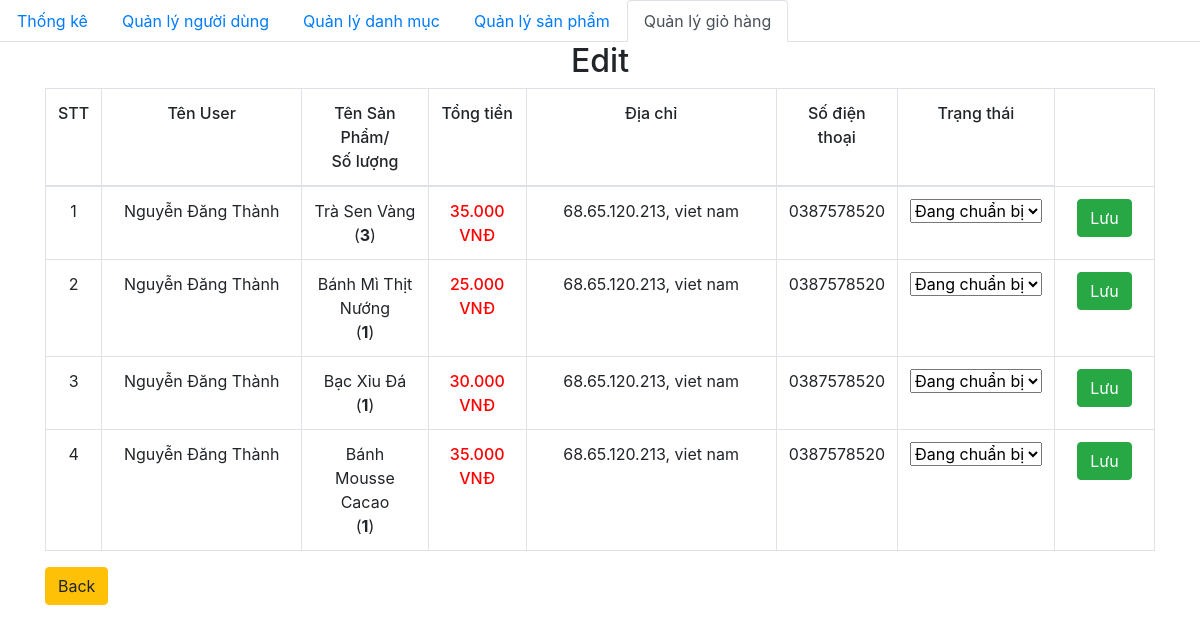
The app's page /admin/edit.php?order_id=143, older data.
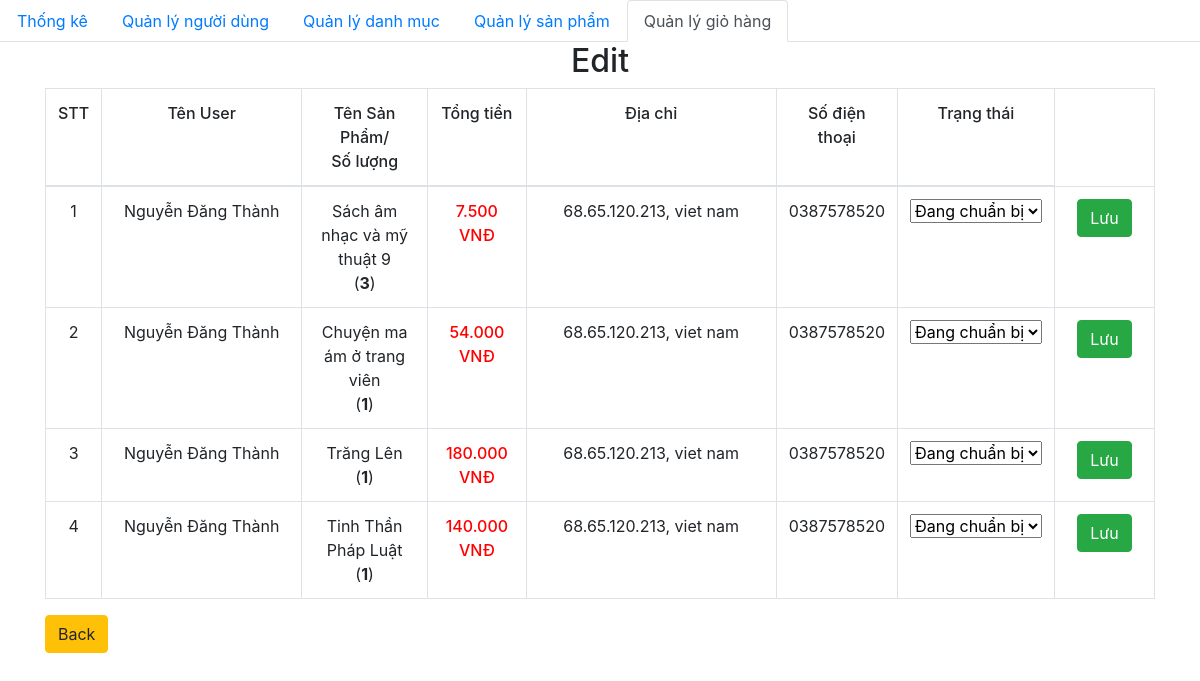
The same page, newer data.
### tables this page shows
CREATE TABLE `order_details` (
  `id` int(11) NOT NULL,
  `order_id` int(11) NOT NULL,
  `product_id` int(11) NOT NULL,
  `id_user` int(11) NOT NULL,
  `num` int(11) NOT NULL,
  `price` float NOT NULL,
  `status` varchar(255) NOT NULL
);

CREATE TABLE `product` (
  `id` int(11) NOT NULL,
  `title` varchar(200) NOT NULL,
  `price` float NOT NULL,
  `number` float NOT NULL,
  `thumbnail` varchar(500) NOT NULL,
  `content` longtext NOT NULL,
  `id_category` int(11) NOT NULL,
  `created_at` datetime DEFAULT NULL,
  `updated_at` datetime DEFAULT NULL
);

CREATE TABLE `orders` (
  `id` int(11) NOT NULL,
  `fullname` varchar(100) NOT NULL,
  `phone_number` varchar(20) NOT NULL,
  `email` varchar(150) NOT NULL,
  `address` varchar(200) NOT NULL,
  `note` varchar(255) DEFAULT NULL,
  `order_date` datetime DEFAULT NULL
);

### admin/database/dbhelper.php (called while the page is built, shortened)
<?php
function executeResult($sql)
{
	$con = mysqli_connect(HOST, USERNAME, PASSWORD, DATABASE);
	$result = mysqli_query($con, $sql);
	$data   = [];
	while ($row = mysqli_fetch_array($result, 1)) {
		$data[] = $row;
	}
	return $data;
}

### admin/edit.php (the view, shortened to what this page needs)
<?php
require_once('database/dbhelper.php');
?>
<!DOCTYPE html>
<html>
<head>
    <link rel="stylesheet" href="https://maxcdn.bootstrapcdn.com/bootstrap/4.4.1/css/bootstrap.min.css">
    <link href="https://cdn.jsdelivr.net/npm/summernote@0.8.18/dist/summernote.min.css" rel="stylesheet">
</head>
<body>
    <ul class="nav nav-tabs">
        <li class="nav-item">
            <a class="nav-link" href="category/index.php">Thống kê</a>
        </li>
        <li class="nav-item">
            <a class="nav-link" href="user/">Quản lý người dùng</a>
        </li>
        <li class="nav-item">
            <a class="nav-link" href="category/index.php">Quản lý danh mục</a>
        </li>
        <li class="nav-item">
            <a class="nav-link" href="product/">Quản lý sản phẩm</a>
        </li>
        <li class="nav-item ">
            <a class="nav-link active" href="dashboard.php">Quản lý giỏ hàng</a>
        </li>
    </ul>
    <div class="container">
        <div class="panel panel-primary">
            <div class="panel-heading">
                <h2 class="text-center">Edit</h2>
            </div>
            <div class="panel-body">
                <form action="" method="POST">
                    <table class="table table-bordered table-hover">
                        <thead>
                            <tr style="font-weight: 500;text-align: center;">
                                <td width="50px">STT</td>
                                <td width="200px">Tên User</td>
                                <td>Tên Sản Phẩm/<br>Số lượng</td>
                                <td>Tổng tiền</td>
                                <td width="250px">Địa chỉ</td>
                                <td>Số điện thoại</td>
                                <td>Trạng thái</td>
                            </tr>
                        </thead>
                        <tbody>
                            <?php
                            try {
                                if (isset($_GET['order_id'])) {
                                    $order_id = $_GET['order_id'];
                                }
                                $count = 0;
                                $sql = "SELECT * from orders, order_details, product
                                where order_details.order_id=orders.id and product.id=order_details.product_id and order_id=$order_id";
                                $order_details_List = executeResult($sql);
                                foreach ($order_details_List as $item) {
                                    echo '
                                        <tr style="text-align: center;">
                                            <td width="50px">' . (++$count) . '</td>
                                            <td style="text-align:center">' . $item['fullname'] . '</td>
                                            <td>' . $item['title'] . '<br>(<strong>' . $item['num'] . '</strong>)</td>
                                            <td class="b-500 red">' . number_format($item['price'], 0, ',', '.') . '<span> VNĐ</span></td>
                                            <td width="100px">' . $item['address'] . '</td>
                                            <td width="100px">' . $item['phone_number'] . '</td>
                                            <td>
                                                <select name="status" id="status" onchange="status(' . $item['order_id'] . ')">
                                                    <option value="Đang chuẩn bị">Đang chuẩn bị</option>
                                                    <option value="Đang giao">Đang giao</option>
                                                    <option value="Đã nhận hàng">Đã nhận hàng</option>
                                                    <option value="Đã hủy">Đã hủy</option>
                                                </select>
                                            </td>
                                            <td width="100px">
                                                <button class="btn btn-success">Lưu</button>
                                            </td>
                                        </tr>
                                    ';
                                }
                            } catch (Exception $e) {
                                die("Lỗi thực thi sql: " . $e->getMessage());
                            }
                            ?>
                        </tbody>
                    </table>
                    <a href="dashboard.php" class="btn btn-warning">Back</a>
                </form>
            </div>
        </div>
    </div>
</body>
</html>

Row changes from the older to the newer data that the page shows:
changed through a linked row, order_details: product.title "Trà Sen Vàng" → "Sách âm nhạc và mỹ thuật 9"; product.price "35.000" → "7.500"
changed through a linked row, order_details: product.title "Bánh Mì Thịt Nướng" → "Chuyện ma ám ở trang viên"; product.price "25.000" → "54.000"
changed through a linked row, order_details: product.title "Bạc Xỉu Đá" → "Trăng Lên"; product.price "30.000" → "180.000"
changed through a linked row, order_details: product.title "Bánh Mousse Cacao" → "Tinh Thần Pháp Luật"; product.price "35.000" → "140.000"
